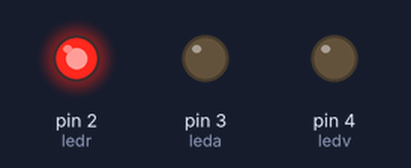
A sketch run on a simulated Arduino Uno, built with avr-gcc and run on an emulated ATmega328P. Shown: output pins drawn as LEDs (lit = HIGH).

Above: at 0.05 s.
At 0.75 s:
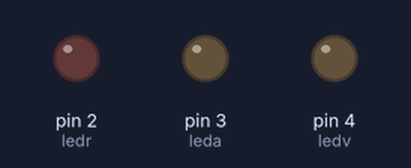
At 1.45 s:
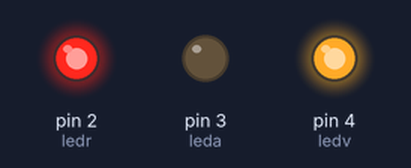
At 2.85 s:
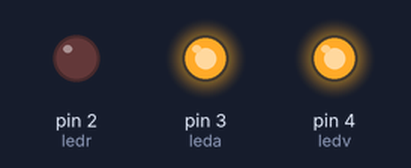
Timing chart, 0 to 3.1 s (numbered marks = the images above):
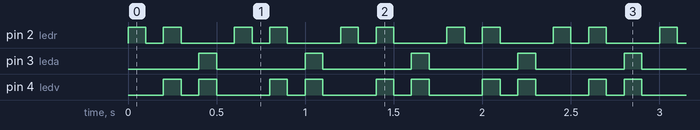

The sketch:

guia_arduino5.ino
```cpp
#define ledv 4
#define leda 3
#define ledr 2
void setup()
{
  pinMode(ledv, OUTPUT);
  pinMode(leda, OUTPUT);
  pinMode(ledr, OUTPUT);
}

void loop()
{
  analogWrite(ledr, 255);
  delay(100);
  analogWrite(ledr, 0);
  delay(100);
  analogWrite(ledr, 255);
  analogWrite(ledv, 255);
  delay(100);
  analogWrite(ledr, 0);
  analogWrite(ledv, 0);
  delay(100);
  analogWrite(ledv, 255);
  analogWrite(leda, 255);
  delay(100);
  analogWrite(ledv, 0);
  analogWrite(leda, 0);
  delay(100);
}
```

Measured:
- by itself, pin 2 (ledr), pin 4 (ledv): repeats every 0.60 s: LOW 0.10 s, HIGH 0.10 s, LOW 0.30 s, HIGH 0.10 s
- by itself, pin 3 (leda): alternates HIGH for 0.10 s and LOW for 0.50 s
